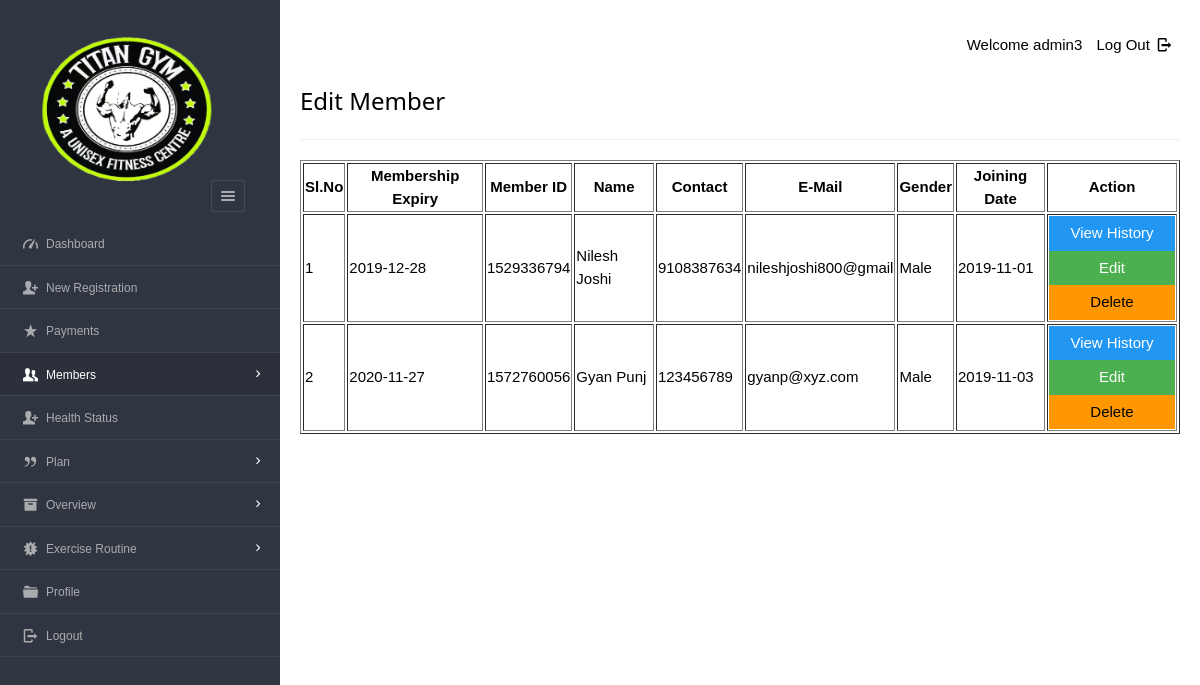
Page /dashboard/admin/view_mem.php (signed in) on the committed database.
### tables this page shows
CREATE TABLE `enrolls_to` (
  `et_id` int(5) NOT NULL,
  `pid` varchar(8) NOT NULL,
  `uid` varchar(20) NOT NULL,
  `paid_date` varchar(15) DEFAULT NULL,
  `expire` varchar(15) DEFAULT NULL,
  `renewal` varchar(15) DEFAULT NULL
);

CREATE TABLE `users` (
  `userid` varchar(20) NOT NULL,
  `username` varchar(40) NOT NULL,
  `gender` varchar(8) NOT NULL,
  `mobile` varchar(20) NOT NULL,
  `email` varchar(20) NOT NULL,
  `dob` varchar(10) NOT NULL,
  `joining_date` varchar(10) NOT NULL
);

### dashboard/admin/view_mem.php (the view, shortened to what this page needs)
<?php
require '../../include/db_conn.php';
?>
<!DOCTYPE html>
<html lang="en">
<head>
    <link rel="stylesheet" href="../../css/style.css"  id="style-resource-5">
    <link rel="stylesheet" href="../../css/dashMain.css">
    <link rel="stylesheet" type="text/css" href="../../css/entypo.css">
	<link href="a1style.css" rel="stylesheet" type="text/css">
</head>
    <body class="page-body  page-fade" onload="collapseSidebar()">
    	<div class="page-container sidebar-collapsed" id="navbarcollapse">
		<div class="sidebar-menu">
			<header class="logo-env">
			<div class="logo">
				<a href="main.php">
					<img src="../../images/logo.png" alt="" width="192" height="80" />
				</a>
			</div>
					<div class="sidebar-collapse" onclick="collapseSidebar()">
				<a href="#" class="sidebar-collapse-icon with-animation">
					<i class="entypo-menu"></i>
				</a>
			</div>
			</header>
    		<?php include('nav.php'); ?>
    	</div>
    		<div class="main-content">
				<div class="row">
					<div class="col-md-6 col-sm-8 clearfix">
					</div>
					<div class="col-md-6 col-sm-4 clearfix hidden-xs">
						<ul class="list-inline links-list pull-right">
							<li>Welcome <?php echo $_SESSION['full_name']; ?>
							</li>
							<li>
								<a href="logout.php">
									Log Out <i class="entypo-logout right"></i>
								</a>
							</li>
						</ul>
					</div>
				</div>
		<h3>Edit Member</h3>
		<hr />
		<table class="table table-bordered datatable" id="table-1" border=1>
			<thead>
				<tr><h2>
					<th>Sl.No</th>
					<th>Membership Expiry</th>
					<th>Member ID</th>
					<th>Name</th>
					<th>Contact</th>
					<th>E-Mail</th>
					<th>Gender</th>
					<th>Joining Date</th>
					<th>Action</th></h2>
				</tr>
			</thead>
				<tbody>
						<?php
							$query  = "select * from users ORDER BY joining_date";
							$result = mysqli_query($con, $query);
							$sno    = 1;
							if (mysqli_affected_rows($con) != 0) {
							    while ($row = mysqli_fetch_array($result, MYSQLI_ASSOC)) {
							        $uid   = $row['userid'];
							        $query1  = "select * from enrolls_to WHERE uid='$uid' AND renewal='yes'";
							        $result1 = mysqli_query($con, $query1);
							        if (mysqli_affected_rows($con) == 1) {
							            while ($row1 = mysqli_fetch_array($result1, MYSQLI_ASSOC)) {
							                echo "<tr><td>".$sno."</td>";
							                echo "<td>" . $row1['expire'] . "</td>";
							                echo "<td>" . $row['userid'] . "</td>";
							                echo "<td>" . $row['username'] . "</td>";
							                echo "<td>" . $row['mobile'] . "</td>";
							                echo "<td>" . $row['email'] . "</td>";
							                echo "<td>" . $row['gender'] . "</td>";
							                echo "<td>" . $row['joining_date'] ."</td>";
							                $sno++;
							                echo "<td><form action='read_member.php' method='post'><input type='hidden' name='name' value='" . $uid . "'/><input type='submit' class='a1-btn a1-blue' id='button1' value='View History ' class='btn btn-info'/></form><form action='edit_member.php' method='post'><input type='hidden'  name='name' value='" . $uid . "'/><input type='submit' class='a1-btn a1-green' id='button1' value='Edit' class='btn btn-warning'/></form><form action='del_member.php' method='post' onsubmit='return ConfirmDelete()'><input type='hidden' name='name' value='" . $uid . "'/><input type='submit' value='Delete' width='20px' id='button1' class='a1-btn a1-orange'/></form></td></tr>";
							            }
							        }
							    }
							}
						?>
					</tbody>
				</table>
    	</div>
    </body>
</html>

### dashboard/admin/nav.php (shortened to what this page needs)
<ul id="main-menu" class="" >
    <li id="dash"><a href="index.php"><i class="entypo-gauge"></i><span>Dashboard</span></a></li>
	<li id="regis"><a href="new_entry.php"><i class="entypo-user-add"></i><span>New Registration</span></a>
	<li id="paymnt"><a href="payments.php"><i class="entypo-star"></i><span>Payments</span></a></li>
	<li class="" id="hassubopen"><a href="#" onclick="memberExpand(1)"><i class="entypo-users"></i><span>Members</span></a>
	</li>
	<li id="health_status"><a href="new_health_status.php"><i class="entypo-user-add"></i><span>Health Status</span></a>
		<li class="" id="planhassubopen"><a href="#" onclick="memberExpand(2)"><i class="entypo-quote"></i><span>Plan</span></a>
	<li class="" id="overviewhassubopen"><a href="#" onclick="memberExpand(3)"><i class="entypo-box"></i><span>Overview</span></a>
	<li class="" id="routinehassubopen"><a href="#" onclick="memberExpand(4)"><i class="entypo-alert"></i><span>Exercise Routine</span></a>
	</li>
	<li id="adminprofile"><a href="more-userprofile.php"><i class="entypo-folder"></i><span>Profile</span></a></li>
	<li><a href="logout.php"><i class="entypo-logout"></i><span>Logout</span></a></li>
</ul>

### css/style.css (style rules this page uses)
html { font-size: 62.5%; font-family: sans-serif; }
div { display: block; }
body { font-family: "Noto Sans", sans-serif, "Helvetica Neue", Helvetica, Arial, sans-serif; font-size: 12px; line-height: 1.428571429; display: block; margin: 0; }
*, *:before, *:after { box-sizing: border-box; }
a { text-decoration: none; background: transparent; }
img { vertical-align: middle; }
img { border: 0; }
.logo img { width: 220px; height: 200px; }
input, button, select, textarea { font-family: inherit; font-size: inherit; line-height: inherit; }
button, input { line-height: normal; }
button, input, select, textarea { font-family: inherit; font-size: 100%; margin: 0; }
input { background-color: white; cursor: text; padding: 1px; border-width: 2px; border-style: inset; border-color: initial; border-image: initial; }
input, textarea, select, button { text-rendering: auto; color: initial; letter-spacing: normal; word-spacing: normal; text-transform: none; text-indent: 0px; text-shadow: none; display: inline-block; text-align: start; margin: 0em; font: 400 13.3333px Arial; }
button, html input[type="button"], input[type="reset"], input[type="submit"] { cursor: pointer; }
a { color: #373e4a; text-decoration: none; }
a { background: transparent; }
a { color: #373e4a; }
.page-container { position: relative; padding-left: 280px; }
.page-container .sidebar-menu { position: absolute; width: 280px; top: 0; left: 0; bottom: 0; background: #303641; color: #aaabae; z-index: 1; min-height: 796px; box-sizing: border-box; }
.page-container .sidebar-menu .logo-env { width: 100%; padding: 35px; padding-bottom: 10px; box-sizing: border-box; }
.page-container .sidebar-menu .logo-env:before, .page-container .sidebar-menu .logo-env:after { content: " "; display: table; }
.page-container .sidebar-menu .logo-env > div { display: block; vertical-align: middle; white-space: nowrap; float: left; }
.page-container .sidebar-menu .logo-env > div > a { display: inline-block; color: #aaabae; }
.page-container .sidebar-menu .logo-env > div.sidebar-collapse, .page-container .sidebar-menu .logo-env > div.sidebar-mobile-menu { position: relative; float: right; }
.page-container .sidebar-menu .logo-env > div.sidebar-collapse a, .page-container .sidebar-menu .logo-env > div.sidebar-mobile-menu a { display: inline-block; border: 1px solid #454a54; text-align: center; padding: 0; line-height: 1; font-size: 20px; font-weight: 300; padding: 5px 2px; background-clip: padding-box; border-radius: 3px; transition: all 200ms ease-in-out; }
.page-container .sidebar-menu .logo-env .logo img { width: 180px; height: 150px; }
.page-container .sidebar-menu .logo-env:after { clear: both; }
.page-container .sidebar-menu #main-menu { list-style: none; margin: 0; padding: 0; margin-bottom: 20px; }
ul, ol { margin-top: 0; margin-bottom: 8.5px; }
ul, menu, dir { display: block; list-style-type: disc; }
.page-container .sidebar-menu #main-menu li { position: relative; margin: 0; font-size: 12px; border-bottom: 1px solid rgba(69, 74, 84, 0.7); }
li { display: list-item; }
.page-container .sidebar-menu #main-menu li a { position: relative; display: block; padding: 10px 20px; color: #aaabae; z-index: 2; transition: color 250ms ease-in-out, background-color 250ms ease-in-out; }
.page-container .sidebar-menu #main-menu li a i { top: 1px; }
.page-container .sidebar-menu #main-menu li i { position: relative; font-size: 15px; margin-right: 5px; }
i, cite, em, var, address, dfn { font-style: italic; }
.page-container .sidebar-menu #main-menu li a span { transition: 350ms opacity ease-in-out; }
.page-container .sidebar-menu #main-menu li.has-sub > a:before { position: relative; content: '\e877'; content: '\e879'; display: inline-block; font-family: 'Entypo'; color: #454a54; color: #FFF; float: right; font-size: 15px; margin-left: 13px; top: 0px; transition: all 300ms ease-in-out; }

### dashboard/admin/view_mem.php (style rules this page uses)
#button1 { width:126px; }
.page-container .sidebar-menu #main-menu li#hassubopen > a { background-color: #2b303a; color: #ffffff; }

### rows in the picture
enrolls_to: expire "2019-12-28", uid.userid "1529336794", uid.username "Nilesh Joshi", uid.mobile "9108387634", uid.email "nileshjoshi800@gmail", uid.gender "Male", uid.joining_date "2019-11-01"
enrolls_to: expire "2020-11-27", uid.userid "1572760056", uid.username "Gyan Punj", uid.mobile "123456789", uid.email "gyanp@xyz.com", uid.gender "Male", uid.joining_date "2019-11-03"

### other values in the picture
$_SESSION['full_name'] "admin3"
